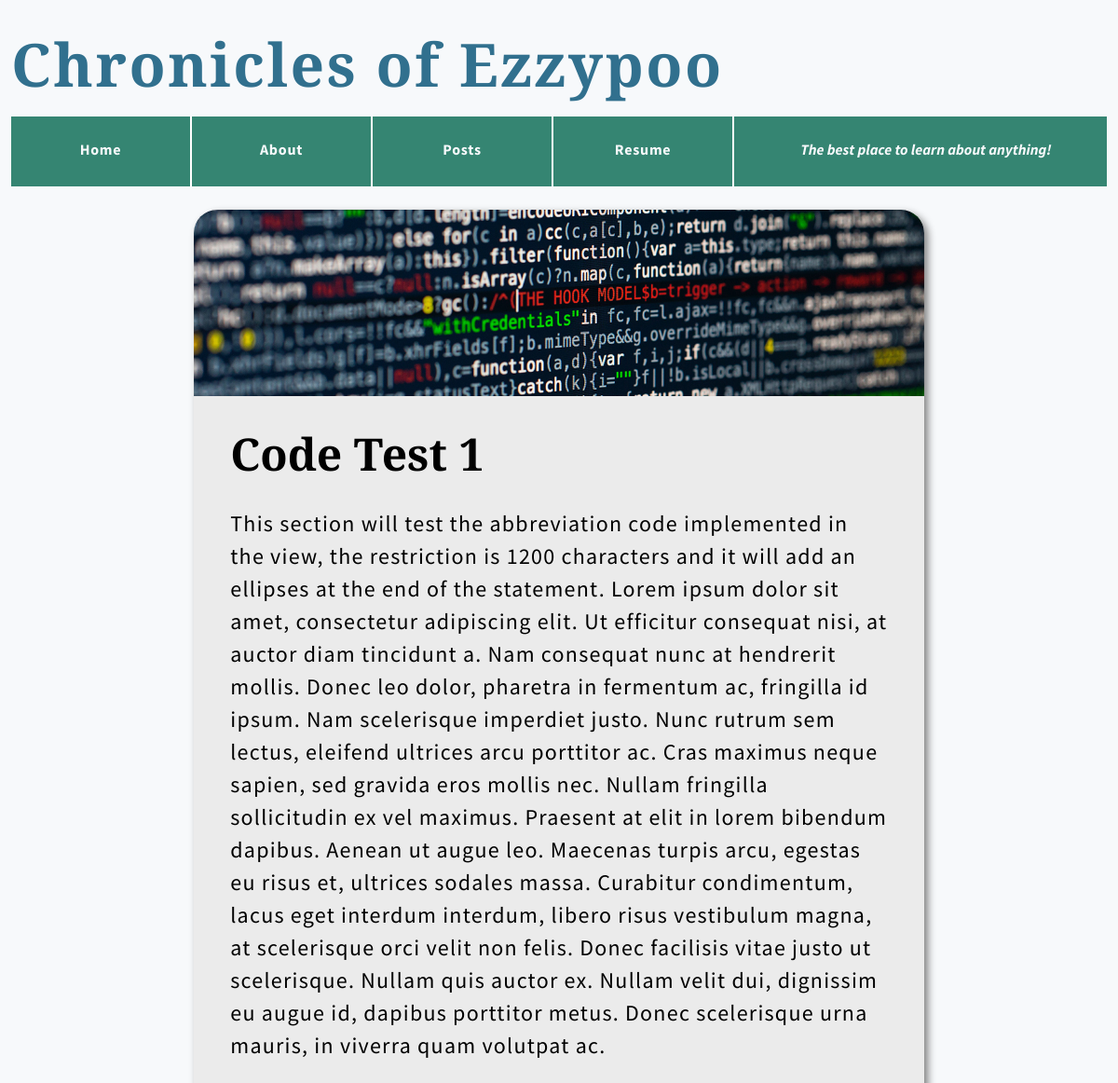
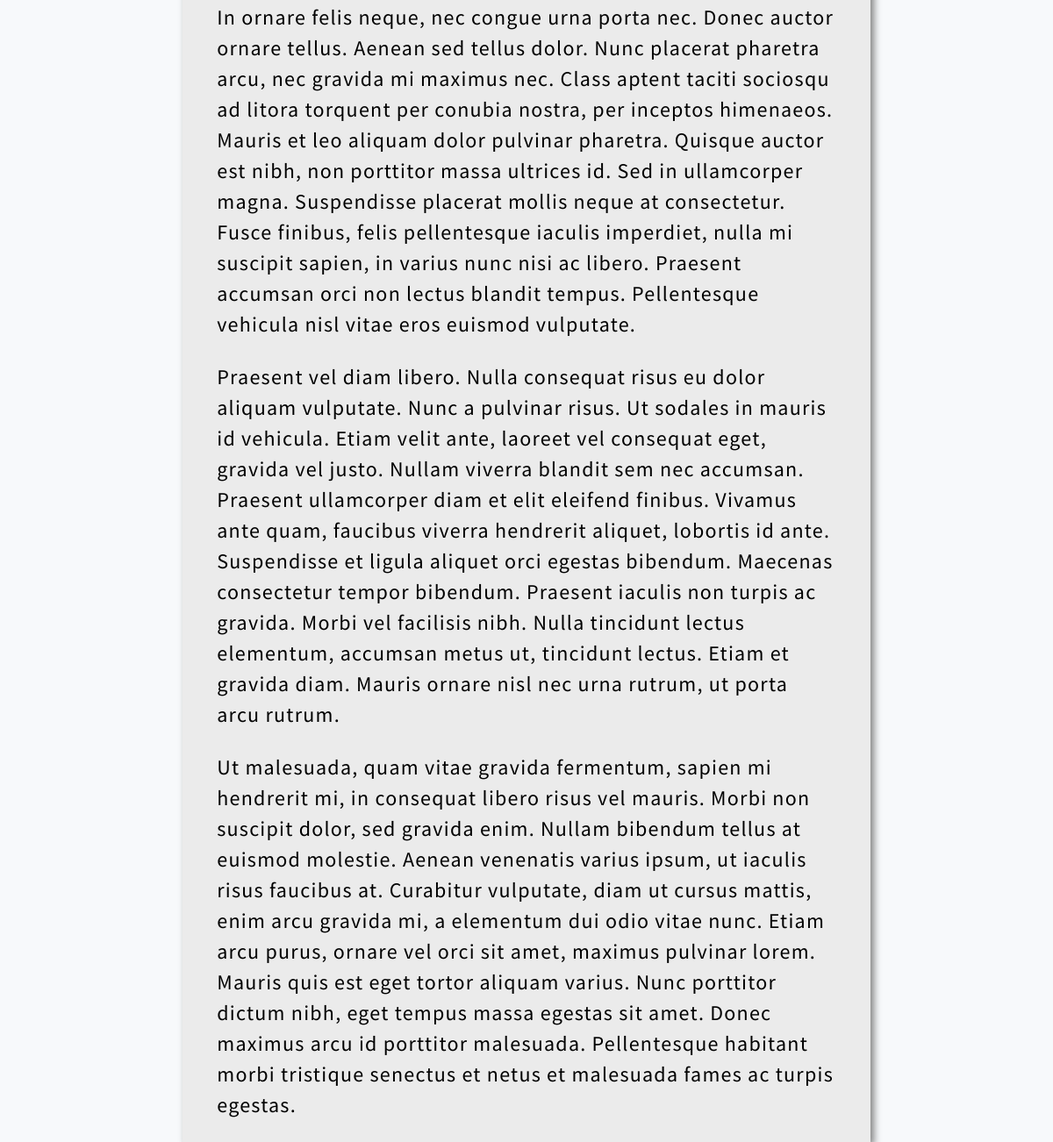
The page /posts/2 on the database its author committed (2 pictures, top to bottom).
### databse/models.py (models this page shows)
class BlogPost(models.Model):
    img = models.ImageField(upload_to="gallery/", height_field=None, width_field=None, max_length=None)
    title = models.CharField(max_length=26)
    content = models.TextField()

### blog/views.py (the view)
# urls.py: path('posts/<int:id>', post_view),
def post_view(request, id):
    qs = BlogPost.objects.get(id=id)
    context = {
        'post' : qs,
        'title' : qs.title
    }
    return render(request, "detail_view.html", context)

### templates/detail_view.html
{% extends "base.html" %}
{% block content %}
        <div class="post_view_container animated animatedFadeInUp fadeInUp">
                <img src="{{ post.img.url }}" alt="photo">
                <div class="detail_text_wrapper">
                        <h3>{{ post.title }}</h3>
                        <p>{{ post.content|linebreaks }}</p>
                </div>
        </div>
{% endblock %}

### templates/base.html (shortened to what this page needs)
<!doctype html>
<html lang="en">
  <head>
    <link rel="stylesheet" href="/static/css/styles.css">
  </head>
<body>
  <header>
    <div class="header_container">
      <div class="header_top_section">
        <div class="header_logo">
          <h1 class = "logo_text">Chronicles of Ezzypoo</h1>
        </div>
      </div>
      <div class="header_bot_section">
        <div class="header_left">
          <a href="/">
            <div class="section">
              <h2>Home</h2>
            </div>
          </a>
          <a href="/posts/1">
            <div class="section">
              <h2>About</h2>
            </div>
          </a>
          <a href="/posts">
            <div class="section">
              <h2>Posts</h2>
            </div>
          </a>
          <a href="https://drive.google.com/file/d/17XVnKJko729pbGh8L1jpS2F_hBl5fCnJ/view?usp=sharing" target="_blank">
            <div class="section">
              <h2>Resume</h2>
            </div>
          </a>
        </div>
        <div class="header_right">
          <h2 class = "italicize">The best place to learn about anything!</h2>
        </div>
      </div>
    </div>
  </header>
  <div class="body_container">
    <div class="recent_wrapper">
            {% block content %}{% endblock %}
    </div>
  </div>
</body>
</html>

### static/css/styles.css (style rules this page uses)
* { margin: 0; background-color: #f7f9fb; }
.header_container { width: 98%; height: 200px; margin: 0 auto; margin-top: 25px; }
.header_top_section { width: 100%; height: 100px; position: relative; }
.header_bot_section { background-color: #358572; width: 100%; height: 75px; display: inline-block; }
.header_left { position: relative; display: flex; width: 66%; height: 75px; float: left; background-color: transparent; color:#f7f9fb; }
a { width: 25%; height: 75px; border-right: 2px solid white; background-color: transparent; color: #f7f9fb; text-decoration: none; }
.section { width: 100%; height: 75px; border-right: 2px solid white; background-color: transparent; }
.header_left h2 { background-color: transparent; text-align: center; padding-top: 25px; margin: 0 auto; font-size: 1em; font-family: 'Source Sans Pro', sans-serif; letter-spacing: 0.75px; -webkit-transition: -webkit-transform .8s ease-in-out; transition: transform .8s ease-in-out; }
.header_right { display: flex; width: 33%; height: 75px; float: right; background-color: transparent; color:#f7f9fb; }
.header_right h2 { background-color: transparent; text-align: center; padding-top: 25px; margin: 0 auto; }
.italicize { font-family: 'Source Sans Pro', sans-serif; font-style: italic; font-size: 1em; }
.header_logo { font-family: 'Playfair Display', serif; font-size: 2em; color: #31708e; letter-spacing: 2.5px; }
.body_container { margin: 0 auto; width: 98%; height: 725px; }
.recent_wrapper { width: 100%; min-height: 725px; display: flex; }
img { width: 100%; height: 150px; object-fit: cover; border-top-left-radius: 25px; border-top-right-radius: 25px; }
.post_view_container { margin: 0 auto; width: 66.66%; min-height: 800px; background-color: #ebebeb; border-top-left-radius: 25px; border-top-right-radius: 25px; box-shadow: 4px 4px 8px grey; }
.post_view_container img { width: 100%; height: 200px; object-fit: cover; border-top-left-radius: 25px; border-top-right-radius: 25px; }
.detail_text_wrapper { margin: 0 auto; width: 90%; min-height: 750px; background-color: #ebebeb; color: #000000; }
.detail_text_wrapper h3 { background-color: #ebebeb; margin-top: 25px; margin-bottom: 25px; font-family: 'Playfair Display', serif; font-size: 3em; }
.detail_text_wrapper p { background-color: #ebebeb; margin-bottom: 25px; font-family: 'Source Sans Pro', sans-serif; font-size: 1.5em; letter-spacing: 1.25px; line-height: 35px; }
.animated { animation-duration: 1s; animation-fill-mode: both; -webkit-animation-duration: 1s; -webkit-animation-fill-mode: both }
.animatedFadeInUp { opacity: 0 }
.fadeInUp { opacity: 0; animation-name: fadeInUp; -webkit-animation-name: fadeInUp; }

### rows shown on the page
BlogPost: img (picture), title "Code Test 1", content "This section will test the abbreviation code implemented in the view, the restriction is 1200 characters and it will add an ellipses at the end of the statement. Lorem ipsum dolor sit amet, consectetur adipiscing elit. Ut efficitur consequat nisi, at auctor diam tincidunt a. Nam consequat nunc at hendrerit mollis. Donec leo dolor, pharetra in fermentum ac, fringilla id ipsum. Nam scelerisque imperdiet justo. Nunc rutrum sem lectus, eleifend ultrices arcu porttitor ac. Cras maximus neque sapien, sed gravida eros mollis nec. Nullam fringilla sollicitudin ex vel maximus. Praesent at elit in lorem bibendum dapibus. Aenean ut augue leo. Maecenas turpis arcu, egestas eu risus et, ultrices sodales…"
